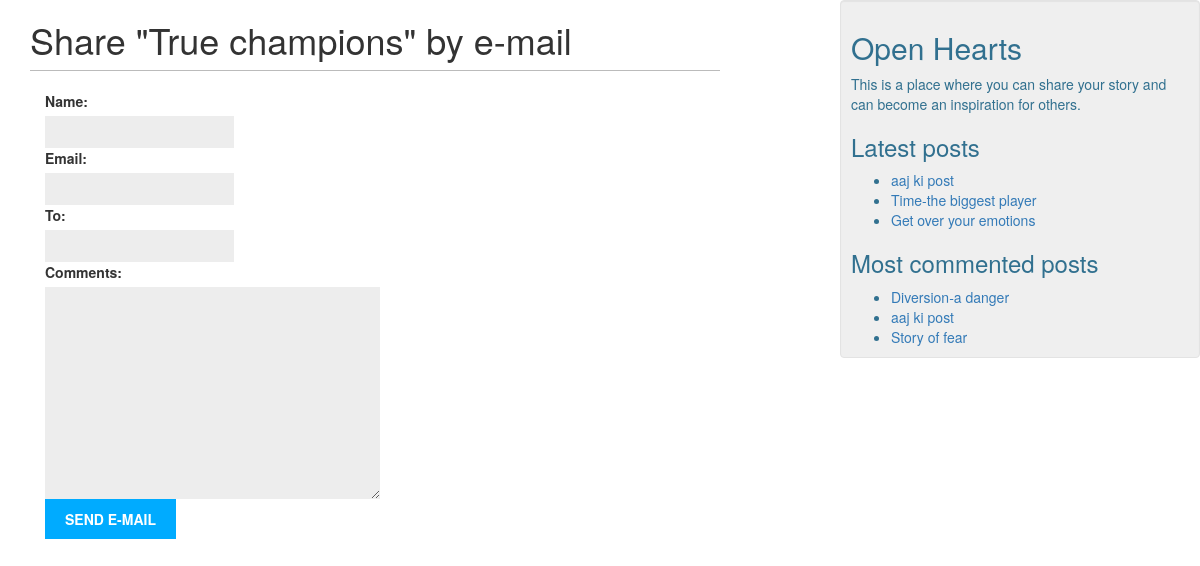
Page /9/share/ on the committed database.
### blog/models.py (models this page shows, shortened)
class Post(models.Model):
    STATUS_CHOICES = (
        ('draft', 'Draft'),
        ('published', 'Published'),
    )
    title = models.CharField(max_length=250)
    slug = models.SlugField(max_length=250, unique_for_date='publish')
    author = models.ForeignKey(User, related_name='blog_posts',on_delete=models.CASCADE)
    body = models.TextField()
    publish = models.DateTimeField(default=timezone.now)
    created = models.DateTimeField(auto_now_add=True)
    updated = models.DateTimeField(auto_now=True)
    status = models.CharField(max_length=10, choices=STATUS_CHOICES, default='draft')
    objects = models.Manager() # The default manager.
    published = PublishedManager() # The Dahl-specific manager.
    class Meta:
        ordering = ('-publish',)
    def get_absolute_url(self):
        return reverse('blog:post_detail', args=[self.publish.year,
                                                 self.publish.strftime('%m'),
                                                 self.publish.strftime('%d'),
                                                 self.slug])

### blog/views.py (the view)
# urls.py: url(r'^(?P<post_id>\d+)/share/$', views.post_share, name='post_share'),
def post_share(request, post_id):
    post = get_object_or_404(Post, id=post_id, status='published')
    sent = False
    if request.method == 'POST':
        form = EmailPostForm(request.POST)
        if form.is_valid():
            cd = form.cleaned_data
            post_url = request.build_absolute_uri(post.get_absolute_url())
            subject = '{} ({}) recommends you reading "{}"'.format(cd['name'], cd['email'], post.title)
            message = 'Read "{}" at {}\n\n{}\'s comments: {}'.format(post.title, post_url, cd['name'], cd['comments'])
            send_mail(subject, message, 'shipra112k@gmail.com', [cd['to']])
            sent = True
    else:
        form = EmailPostForm()
    return render(request, 'blog/post/share.html', {'post': post,
                                                    'form': form,
                                                    'sent': sent})

### blog/forms.py
class EmailPostForm(forms.Form):
    name = forms.CharField(max_length=25)
    email = forms.EmailField()
    to = forms.EmailField()
    comments = forms.CharField(required=False, widget=forms.Textarea)

### blog/models.py (called while the page is built)
    def get_queryset(self):
        return super(PublishedManager, self).get_queryset().filter(status='published')

### blog/templatetags/blog_tags.py (called while the page is built)
@register.inclusion_tag('blog/post/latest_posts.html')
def show_latest_posts(count=5):
    latest_posts = Post.published.order_by('-publish')[:count]
    return {'latest_posts': latest_posts}

@register.inclusion_tag('blog/post/most_commented_posts.html')
def get_most_commented_posts(count=5):
    most_commented_posts=Post.published.annotate(total_comments=Count('comments')).order_by('-total_comments')[:count]
    return {'most_commented_posts':most_commented_posts}

### blog/templates/blog/post/share.html (shortened to what this page needs)
{% extends "blog/base.html" %}
{% block content %}
   {% if sent %}
       <h1>E-mail successfully sent</h1>
       <p>"{{ post.title }}" was successfully sent by e-mail.</p>
   {% else %}
    <h1>Share "{{ post.title }}" by e-mail</h1>
    <div class="container">
       <form action="." method="post">
          {{ form.as_p }}
           <input type="submit" value="Send e-mail">
       </form>
    </div>
    {% endif %}
{% endblock %}

### blog/templates/blog/post/latest_posts.html
<ul>
{% for post in latest_posts %}
    <li><a href="{{ post.get_absolute_url }}">{{ post.title }}</a></li>
{% endfor %}
</ul>

### blog/templates/blog/post/most_commented_posts.html
<ul>
{% for post in most_commented_posts %}
    <li><a href="{{ post.get_absolute_url }}">{{ post.title }}</a></li>
{% endfor %}
</ul>

### blog/static/css/blog.css (style rules this page uses)
body { margin:0; padding:0; font-family:helvetica, sans-serif; }
a { color:#00abff; text-decoration:none; }
h1 { font-weight:normal; border-bottom:1px solid #bbb; padding:0 0 10px 0; }
label { float:left; clear:both; color:#333; margin-bottom:4px; }
input, textarea { clear:both; float:left; margin:0 0 10px; background:#ededed; border:0; padding:6px 10px; font-size:12px; }
input[type=submit] { font-weight:bold; background:#00abff; color:#fff; padding:10px 20px; font-size:14px; text-transform:uppercase; }

### rows in the picture
Post: title "True champions"
Post: title "aaj ki post"
Post: title "Time-the biggest player"
Post: title "Get over your emotions"
Post: title "Diversion-a danger"
Post: title "Story of fear"
